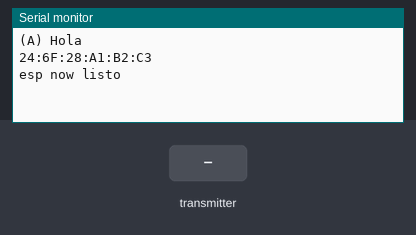
The sketch below on a simulated ESP32. Shown: the last lines printed to the serial monitor. The test bench sets the inputs (shaded band). WiFi joins after 1.5 s; servers stay silent unless stated.

Above: at 1.7 s.
1.8 s: the transmitter starts sending temp = 0
At 2.11 s:
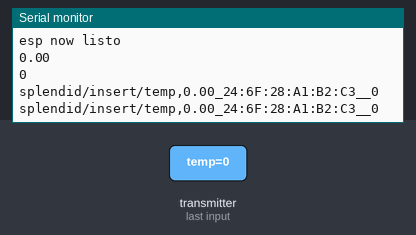
3.3 s: the transmitter starts sending mac = 0
At 3.61 s:
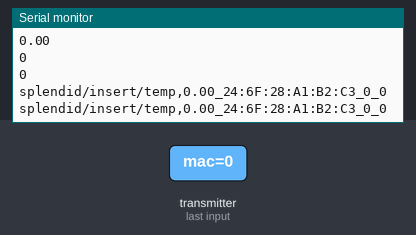
4.8 s: the transmitter starts sending bat = 25
At 5.11 s:
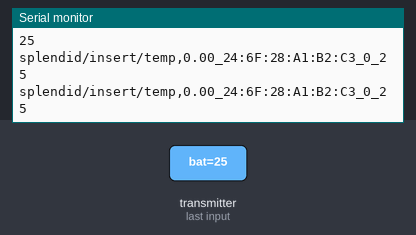
6.3 s: the transmitter starts sending temp = 25
At 6.61 s:
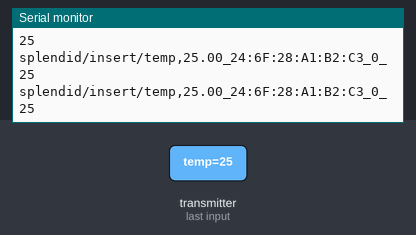
7.8 s: the transmitter starts sending mac = 1
At 8.11 s:
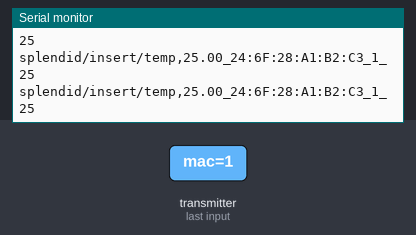
9.3 s: the transmitter starts sending bat = 0
At 9.61 s:
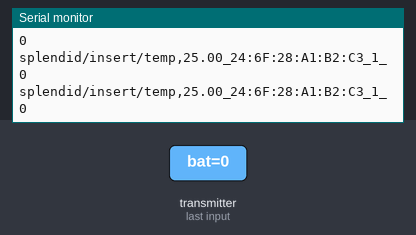
Timing chart, 0 to 11.8 s (numbered marks = the images above; inputs shaded):
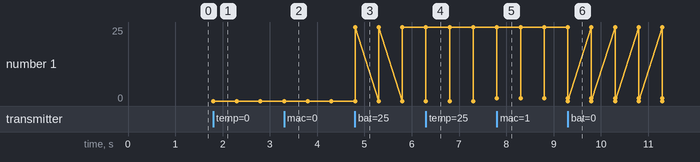

Measured:
- after the input at 1.8 s, the serial monitor: prints a new line at once (image 1)
- after the input at 3.3 s, the serial monitor: prints a new line at once (image 2)
- after the input at 4.8 s, the serial monitor: prints a new line at once (image 3)
- after the input at 6.3 s, the serial monitor: prints a new line at once (image 4)
- after the input at 7.8 s, the serial monitor: prints a new line at once (image 5)
- after the input at 9.3 s, the serial monitor: prints a new line at once (image 6)
- plotted number 1: 0 → 25 after the input at 4.8 s

The sketch:

gatewayCasaA.ino
```cpp
/*
formato temperatura para insertar en el servidor
AT+MPUB="splendid/insert/temp",2,0,"23.2"

*/
#include <WiFi.h>
#include "esp_now.h"
//#include <esp_wifi.h>


// MQTT ====================================

//#include <PubSubClient.h>

// WiFi
/*
const char *ssid = "apilink"; // Enter your WiFi name
const char *password = "qwerty20";  // Enter WiFi password

// MQTT Broker
const char *mqtt_broker = "titi.etsii.urjc.es";
const char *topic = "splendid/insert/temp";
const char *mqtt_username = "tadu";
const char *mqtt_password = "sogtulakk";
const int mqtt_port = 60000;

WiFiClient espClient;
PubSubClient client(espClient);*/

// ESP_NOW ====================================

struct Data {
    float temp;
    char mac[18];
    int bat;
} myData;
String myMac = "";

// ESPN OW callback function that will be executed when data is received
// Init ESP-NOW ---------------------------------------------------------------
void beginEspNow(){

  WiFi.mode(WIFI_AP_STA);
  myMac = WiFi.macAddress();
  Serial.println(myMac);

  if (esp_now_init() != ESP_OK) {
    Serial.println("Error initializing ESP-NOW");
    return;
  }
  esp_now_register_recv_cb(OnDataRecv);
  Serial.println("\nesp now listo");

}

//void OnDataRecv(const uint8_t * mac, const uint8_t *incomingData, int len) {
void OnDataRecv(const esp_now_recv_info_t *mac, const uint8_t *incomingData, int len) {

  memcpy(&myData, incomingData, len);
  Serial.println(myData.temp);
  Serial.println(myData.mac);
  Serial.println(myData.bat);

  // meterle la mac del gateway
  String macs = myMac+"_"+String(myData.mac);
  insertar(String(myData.temp), macs , String(myData.bat));
}


HardwareSerial MySerial(0); // UART para el el otro esp que inserta por wifi

// publicar mensage MQTT
void insertar(String tempString, String mac, String bat){

  String msg=tempString+"_"+mac+"_"+bat;

  //Serial.print("AT+MPUB=\"splendid/insert/temp\",2,0,\""+msg+"\"\r\n");
  Serial.print("splendid/insert/temp,"+msg+"\r\n");
  // se lo envío al otro esp para que lo publiquye por la wifi
  MySerial.println("splendid/insert/temp,"+msg);

  /*
  MySerial.print("AT+MCONFIG=\"mac\",\"tadu\",\"sogtulakk\"\r\n");
  delay(1000);
  leerSerial();

  MySerial.print("AT+MIPSTART=\"titi.etsii.urjc.es\",\"60000\"\r\n");
  delay(1000);
  leerSerial();

  MySerial.print("AT+MCONNECT=1,60\r\n");
  delay(1000);
  leerSerial();

  // AT+MPUB="splendid/insert/temp",2,0, "20.6"

  MySerial.print("AT+MPUB=\"splendid/insert/temp\",2,0,\""+msg+"\"\r\n");
  delay(1000);
  leerSerial();
  */
}


void setup() {
  // initialize both serial ports:
  Serial.begin(115200);
  MySerial.begin(115200); // at CPU Freq is 40MHz, work half speed of defined.
  delay(500);
  Serial.println("(A) Hola");
  //MySerial.println("(A) Hola");
  beginEspNow();

  //WiFi.mode(WIFI_STA);


  /*WiFi.begin(ssid, password); //check wi-fi is connected to wi-fi network
  while (WiFi.status() != WL_CONNECTED) {
      delay(1000);
      Serial.print(".");
    }
  Serial.println("wifi connected");
    */
  //esp_wifi_set_channel(0x01, WIFI_SECOND_CHAN_NONE);
  /*if (esp_now_init() != ESP_OK) {
    Serial.println("Error initializing ESP-NOW");
    return;
  }
  Serial.println("esp ok");
  esp_now_register_recv_cb(OnDataRecv);*/
  //client.setServer(mqtt_broker, mqtt_port);
  //client.setCallback(callback);

  /*while (!client.connected()) {
      String client_id = "esp32-client-";
      client_id += String(WiFi.macAddress());
      Serial.printf("The client %s connects to the public MQTT broker\n", client_id.c_str());
      if (client.connect(client_id.c_str(), mqtt_username, mqtt_password)) {
          Serial.println("Public EMQX MQTT broker connected");
      } else {
          Serial.print("failed with state ");
          Serial.print(client.state());
          delay(2000);
      }
  }*/
}

void leerSerial(){

  while(MySerial.available()) {
    Serial.print(MySerial.readString());
  }

}

void loop() {

  //client.loop();
}
```
